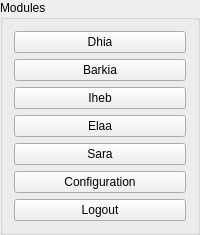
             <widget class="QGroupBox" name="groupBox_3">
              <property name="title">
               <string>Modules</string>
              </property>
              <layout class="QVBoxLayout" name="verticalLayout_6">
               <item>
                <layout class="QVBoxLayout" name="verticalLayout_5">
                 <item>
                  <widget class="QPushButton" name="Dhia">
                   <property name="text">
                    <string>Dhia</string>
                   </property>
                  </widget>
                 </item>
                 <item>
                  <widget class="QPushButton" name="Iheb">
                   <property name="text">
                    <string>Barkia</string>
                   </property>
                  </widget>
                 </item>
                 <item>
                  <widget class="QPushButton" name="Barkia">
                   <property name="text">
                    <string>Iheb</string>
                   </property>
                  </widget>
                 </item>
                 <item>
                  <widget class="QPushButton" name="Elaa">
                   <property name="text">
                    <string>Elaa</string>
                   </property>
                  </widget>
                 </item>
                 <item>
                  <widget class="QPushButton" name="Sara">
                   <property name="text">
                    <string>Sara</string>
                   </property>
                  </widget>
                 </item>
                 <item>
                  <widget class="QPushButton" name="configuration">
                   <property name="text">
                    <string>Configuration</string>
                   </property>
                  </widget>
                 </item>
                </layout>
               </item>
               <item>
                <widget class="QPushButton" name="logout_button">
                 <property name="text">
                  <string>Logout</string>
                 </property>
                </widget>
               </item>
              </layout>
             </widget>
